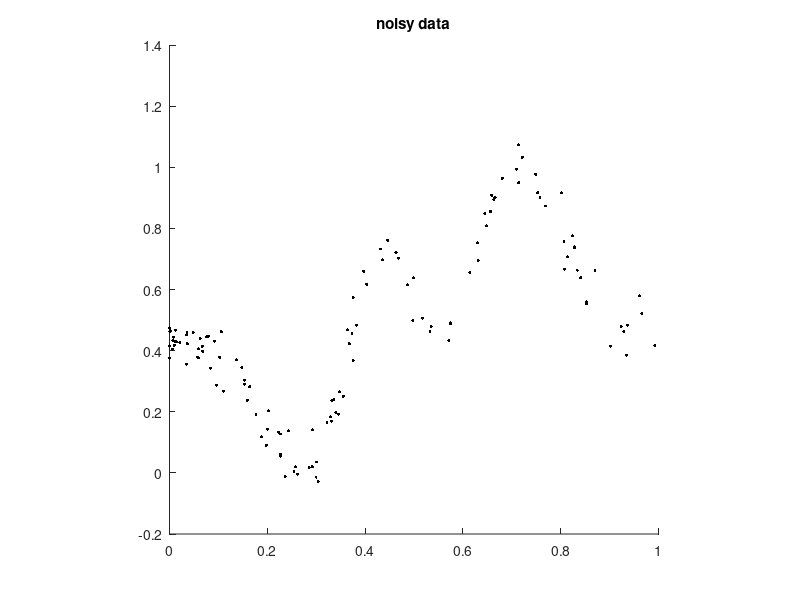

Reproduce this figure in MATLAB. (Note: this script raises an error after producing the figure.)
%
% this script calculates and minimizes the cv score for an nonequispaced
% example on the one-dimensional torus
%
%% initialization

rng('default');                       % reset random generator
fun       = @(x) peaks(6*x-3,0);      % example function 
N         = 2^6;                     % bandwidth
nodes     = rand(2*N,1);              % nodes in space domain
nodes     = nodes.^2;
nodes     = unique(nodes,'rows');
f         = fun(nodes);               % function values
f = f-min(f); f = f/max(f);           % normalize function

f_e       = f+0.05*randn(size(f));    % noisy function values
s         = 3;                        % weights in frequency domain


%% plot noisy data

scatter(nodes,real(f_e),5,'k','filled'); hold on;
axis square;
title('noisy data');
drawnow();


%% main computations

fcv = FCV_appr(nodes,f_e,[],N,s);
lambda_min = fcv.minimize();

% calculate reconstruction
[~,~,fhat_r] = fcv.compute(lambda_min);

res = 480;
plotnodes = linspace(0,1,res);

plan = nfft_init_1d(N,res);
nfft_set_x(plan,plotnodes);
nfft_precompute_psi(plan);
nfft_set_f_hat(plan,fhat_r);
nfft_trafo(plan);
plotf_r = nfft_get_f(plan);
nfft_finalize(plan);

%% plot reconstruction

plot(plotnodes,real(plotf_r)); hold off;
axis square;
title('noisy data and reconstruction');